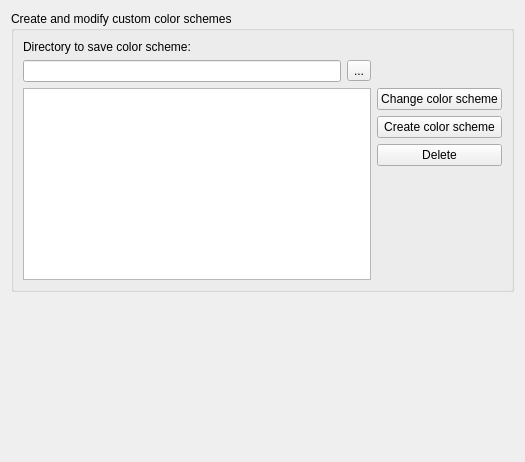
<?xml version="1.0" encoding="UTF-8"?>
<ui version="4.0">
 <class>ColorSchemaSettingsWidget</class>
 <widget class="QWidget" name="ColorSchemaSettingsWidget">
  <property name="windowModality">
   <enum>Qt::NonModal</enum>
  </property>
  <property name="geometry">
   <rect>
    <x>0</x>
    <y>0</y>
    <width>525</width>
    <height>462</height>
   </rect>
  </property>
  <property name="windowTitle">
   <string>MSA Color Schemes Settings</string>
  </property>
  <layout class="QVBoxLayout" name="verticalLayout_2">
   <item>
    <widget class="QGroupBox" name="alphabetSettingsBox">
     <property name="title">
      <string>Create and modify custom color schemes</string>
     </property>
     <property name="checkable">
      <bool>false</bool>
     </property>
     <property name="checked">
      <bool>false</bool>
     </property>
     <layout class="QGridLayout" name="gridLayout">
      <item row="0" column="0">
       <widget class="QLabel" name="label">
        <property name="text">
         <string>Directory to save color scheme:</string>
        </property>
       </widget>
      </item>
      <item row="1" column="0">
       <layout class="QHBoxLayout" name="horizontalLayout">
        <item>
         <widget class="QLineEdit" name="colorsDirEdit">
          <property name="readOnly">
           <bool>false</bool>
          </property>
         </widget>
        </item>
        <item>
         <widget class="QToolButton" name="colorsDirButton">
          <property name="text">
           <string>...</string>
          </property>
         </widget>
        </item>
       </layout>
      </item>
      <item row="2" column="0" rowspan="4">
       <widget class="QListWidget" name="colorSchemas">
        <property name="sizePolicy">
         <sizepolicy hsizetype="Expanding" vsizetype="Minimum">
          <horstretch>0</horstretch>
          <verstretch>0</verstretch>
         </sizepolicy>
        </property>
       </widget>
      </item>
      <item row="2" column="1">
       <widget class="QPushButton" name="changeSchemaButton">
        <property name="text">
         <string>Change color scheme</string>
        </property>
       </widget>
      </item>
      <item row="3" column="1">
       <widget class="QPushButton" name="addSchemaButton">
        <property name="text">
         <string>Create color scheme</string>
        </property>
       </widget>
      </item>
      <item row="4" column="1">
       <widget class="QPushButton" name="deleteSchemaButton">
        <property name="text">
         <string>Delete</string>
        </property>
       </widget>
      </item>
      <item row="5" column="1">
       <spacer name="verticalSpacer_3">
        <property name="orientation">
         <enum>Qt::Vertical</enum>
        </property>
        <property name="sizeHint" stdset="0">
         <size>
          <width>20</width>
          <height>102</height>
         </size>
        </property>
       </spacer>
      </item>
     </layout>
    </widget>
   </item>
   <item>
    <spacer name="verticalSpacer">
     <property name="orientation">
      <enum>Qt::Vertical</enum>
     </property>
     <property name="sizeHint" stdset="0">
      <size>
       <width>20</width>
       <height>40</height>
      </size>
     </property>
    </spacer>
   </item>
  </layout>
 </widget>
 <resources/>
 <connections/>
</ui>
